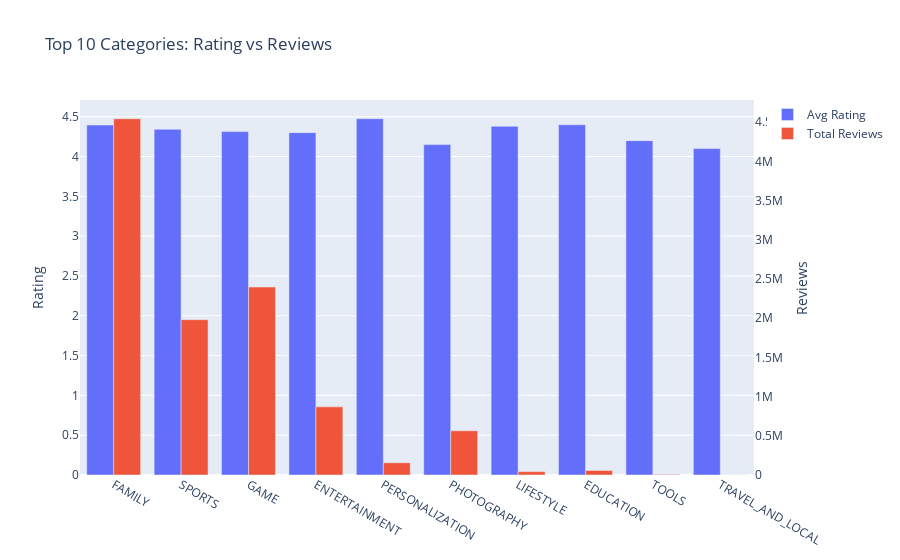

The notebook cell saved with this chart:
### Code cell
# Now we'll use that filtered DataFrame to find the category stats AND we need to only show the timings between 3PM IST to 5 PM IST
#getting the ist
ist = datetime.now(zi('Asia/Kolkata'))

#getting current hour extracted from ist
current_hr = ist.hour
plot_title = 'Top 10 Categories: Rating vs Reviews'

#Here we aggregated the values in the category_stats to see which top 10 categories had the most number of reviews and also had average ratings better than 4.0
category_stats = category_stats_filter.groupby('Category').agg({
        'Rating': 'mean',
        'Reviews': 'sum',
        'Installs': 'sum'
    }).nlargest(10, 'Installs')

category_stats_reset = category_stats.reset_index()

fig11 = go.Figure() #Here we will be using Plotly Go for a structural plotting rather than Express
#LEARNINGS: Plotly Go

#To create a grouped bar chart we will be spliting the y axis into two parts one on the right side and another on the left side
#Here we created the first bar graph in which we are seeing the average ratings of for each category on left part of the y axis
fig11.add_bar(
    x = category_stats_reset['Category'],
    y = category_stats_reset['Rating'], 
    name = 'Avg Rating', 
    yaxis = 'y1',
    offsetgroup = 1 #assigning one side of the graph to these bars
)

#We created another bar graph but this time on the rightmost Y-axis of the graph showing the total number of reviews per category
fig11.add_bar(
    x = category_stats_reset['Category'],
    y = category_stats_reset['Reviews'], 
    name = 'Total Reviews',
    yaxis = 'y2',
    offsetgroup = 2 #another side to these
)

#Updatin the format of the graph for a better visual appearance
fig11.update_layout(
    title = plot_title,
    barmode = 'group',
    yaxis = dict(title = 'Rating'),
    yaxis2= dict(title = 'Reviews',
                overlaying='y', #this code here is important as it is actually making the 'Average Ratings' appear on the right of the graph
                side='right',
                showgrid=False)
)

#Viewing the graph
fig11.show()


#Saving the plot as an html file
save_plot_as_html(fig11, 
                  'Category_Stats.html', 
                  "From the following stats it's clearly understandable that even though Family Apps are much more installed and reviewed they still managed to get better average ratings as compared to other apps")

#saving the graph as a live graph using the function we created

#This variable will tell the dashboard about the time to make this particular graph live 
#Each graph have a different time slot to go live 
#the timing can be easily modified by just changing the timings in this variable
is_live_time = (15 <= current_hr < 17)
register_live_plot(
    'Category_Stats.html',
    plot_title,
    is_live_time,
    3, 5 #these constants shows graph will go live between 3PM and 5PM IST on the dashboard for a better UX
)

### Figure 1 — Plotly figure (JSON) as saved in the notebook; plotly's stock layout.template omitted (floating-point values rounded to 4 significant figures)
{"data": [{"name": "Avg Rating", "offsetgroup": "1", "type": "bar", "x": ["FAMILY", "SPORTS", "GAME", "ENTERTAINMENT", "PERSONALIZATION", "PHOTOGRAPHY", "LIFESTYLE", "EDUCATION", "TOOLS", "TRAVEL_AND_LOCAL"], "y": [4.395, 4.343, 4.313, 4.3, 4.475, 4.15, 4.38, 4.4, 4.2, 4.1], "yaxis": "y"}, {"name": "Total Reviews", "offsetgroup": "2", "type": "bar", "x": ["FAMILY", "SPORTS", "GAME", "ENTERTAINMENT", "PERSONALIZATION", "PHOTOGRAPHY", "LIFESTYLE", "EDUCATION", "TOOLS", "TRAVEL_AND_LOCAL"], "y": [4544623, 1982017, 2397589, 869111, 155996, 563720, 42809, 57645, 8010, 974], "yaxis": "y2"}], "layout": {"barmode": "group", "title": {"text": "Top 10 Categories: Rating vs Reviews"}, "yaxis": {"title": {"text": "Rating"}}, "yaxis2": {"overlaying": "y", "showgrid": false, "side": "right", "title": {"text": "Reviews"}}}}
